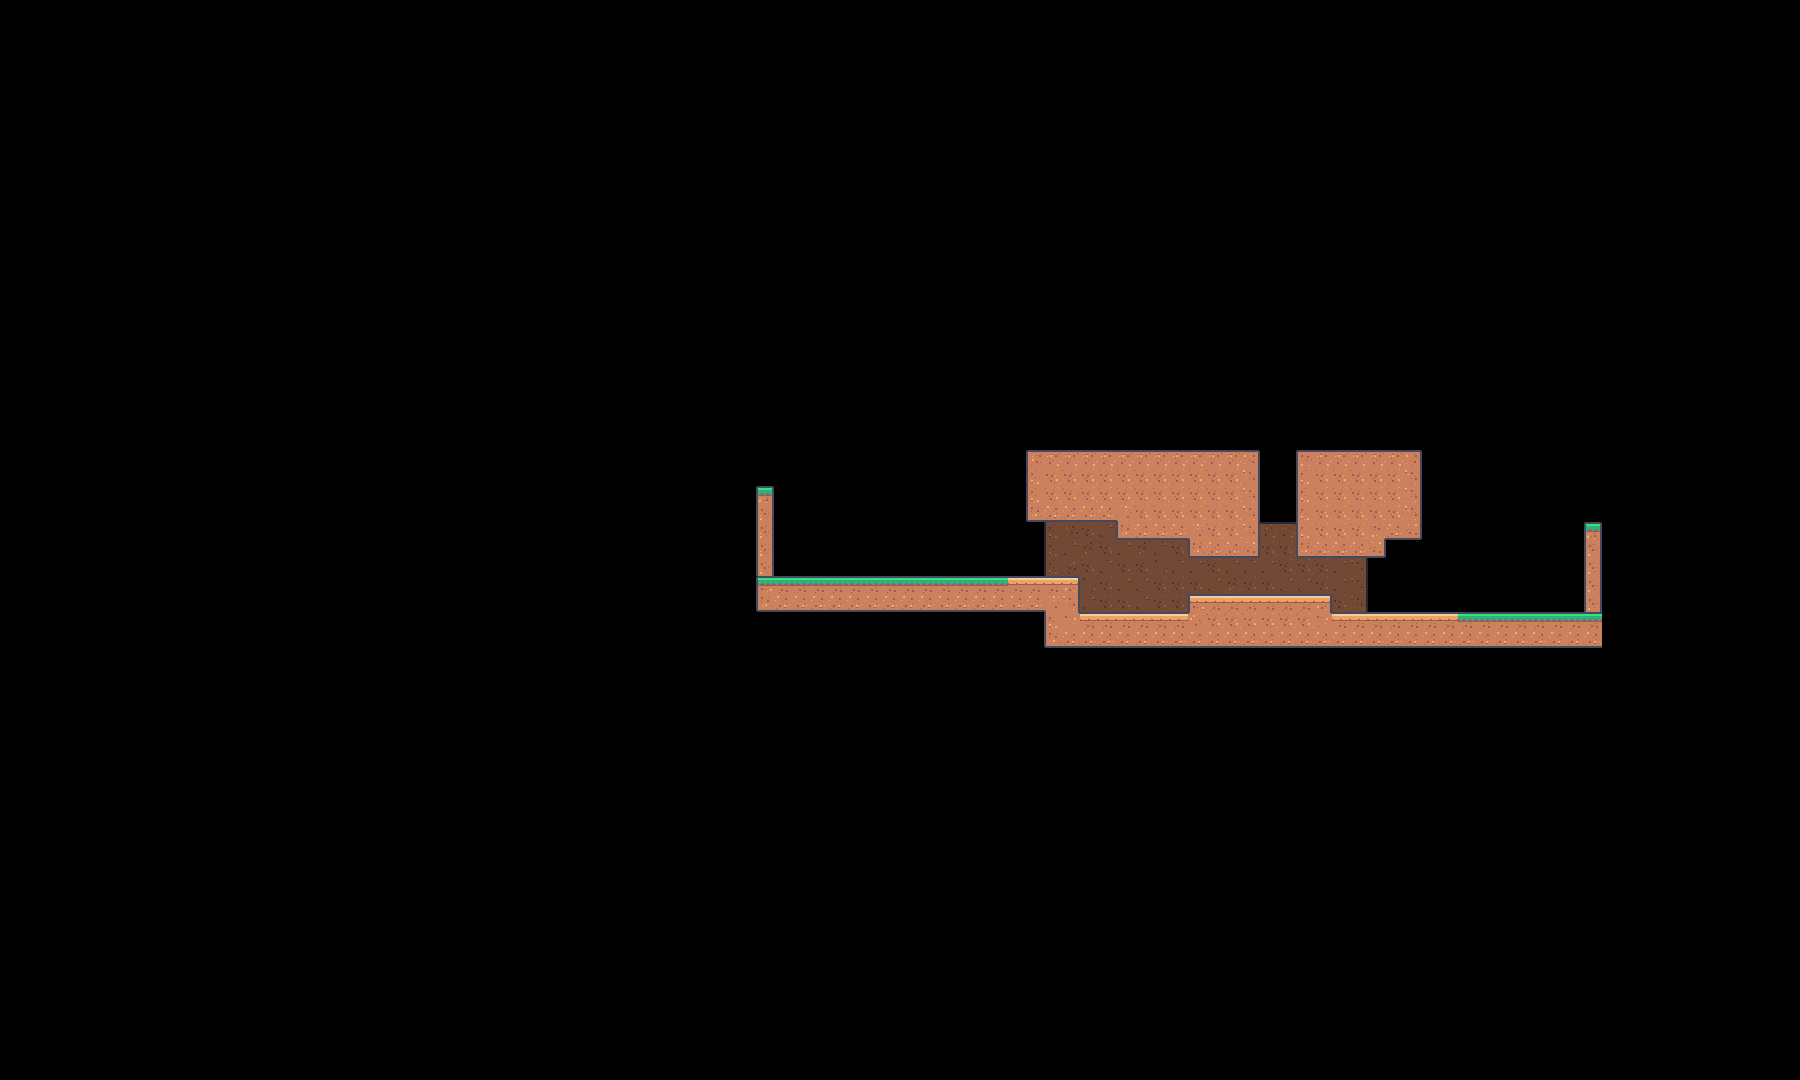

Tiled map render using the project's own tile images. Description and the map definition, with tile-layer contents summarised, below:
An orthogonal 100x60 tile map with 18x18 px tiles, 2 tile layers (CaveBackground, GamePlayTiles), 3 tilesets and 1 object (PlayerSpawnPoint).

<map version="1.10" tiledversion="1.11.2" orientation="orthogonal" renderorder="right-down" width="100" height="60" tilewidth="18" tileheight="18" infinite="0" nextlayerid="5" nextobjectid="5">
 <tileset firstgid="1" source="../../Assets/TileSets/pixel-platformer.tsx" />
 <tileset firstgid="181" source="../../Assets/TileSets/pixel-platformer-characters.tsx" />
 <tileset firstgid="208" source="../../Assets/TileSets/pixel-platformer-customized.tsx" />
 <layer id="3" name="CaveBackground" width="100" height="60">
  <data>[6000 cells, 75 non-empty, 5 distinct tile ids]</data>
 </layer>
 <layer id="1" name="GamePlayTiles" width="100" height="60">
  <data>[6000 cells, 220 non-empty, 17 distinct tile ids]</data>
 </layer>
 <objectgroup id="2" name="GamePlayObjects">
  <object id="1" name="Player Spawn Point" type="PlayerSpawnPoint" x="808.957" y="560.697">
   <point />
  </object>
 </objectgroup>
</map>
